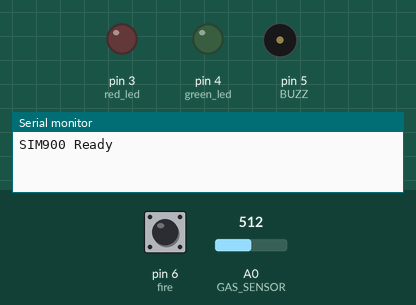
This sketch was run on a simulated Arduino Uno, built with avr-gcc and run on an emulated ATmega328P. On the bench: output pins drawn as LEDs (lit = HIGH), buzzer (waves = sounding, pin HIGH), the last lines printed to the serial monitor. The test bench sets the inputs (shaded band); at power-on: A0 (GAS_SENSOR) = 512, pin 6 (fire) HIGH. The modem accepts every AT command (registered, SIM ready, sends succeed) and sends nothing else.

Above: at 0.01 s.
At 1.3 s:
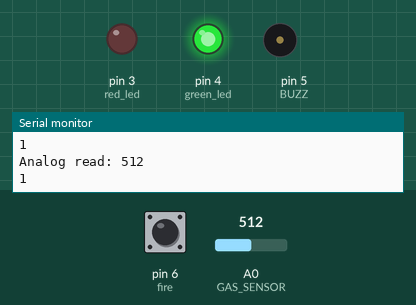
1.4 s: A0 (GAS_SENSOR) set to 892
2.9 s: A0 (GAS_SENSOR) set to 914
At 3.9 s:
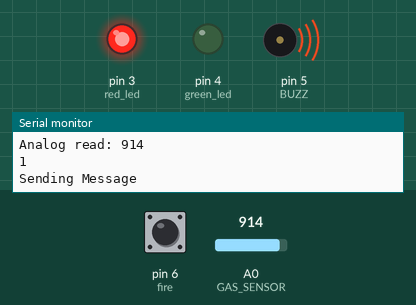
Timing chart, 0 to 5.9 s (numbered marks = the images above; inputs shaded):
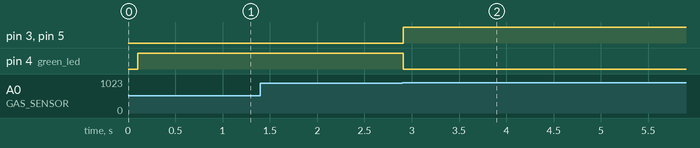

Measured:
- the behaviour switches between 899 and 900 on A0 (GAS_SENSOR) (found by bisection; images 1 and 2)
- after the input at 2.9 s, pin 3 (red_led), pin 5 (BUZZ): LOW → HIGH at once; pin 4 (green_led): HIGH → LOW at once

The sketch:

gas_leakage_detector_.ino
```cpp
#include <SoftwareSerial.h>

SoftwareSerial SIM900(8, 7); // SoftSerial( RX , TX );
// 8 pin connect to TX of GSM SIM 900 Module
// 7 pin connect to RX of GSM SIM 900 Module

const char PHONE_NUMBER[] = "+252612338944"; // Define your phone number here

int GAS_SENSOR = A0;  // This is our input pin
int red_led = 3;
int green_led = 4;
int BUZZ = 5;
int fire = 6;

void setup() {
  Serial.begin(9600); // Setting the baud rate of Serial Monitor (Arduino)
  SIM900.begin(9600); // Setting the baud rate of GSM Module
  Serial.println("SIM900 Ready");
  delay(100);
  Serial.println("Type s to send message");

  pinMode(GAS_SENSOR, INPUT);
  pinMode(fire, INPUT);
  pinMode(red_led, OUTPUT);
  pinMode(green_led, OUTPUT);
  digitalWrite(green_led, HIGH);
  pinMode(BUZZ, OUTPUT);
}

void loop() {
  int Value = analogRead(GAS_SENSOR);
  Serial.print("Analog read: ");
  Serial.println(Value);

  int fireVal = digitalRead(fire);
  Serial.println(fireVal);

  if (Value >= 900 || fireVal == LOW) {
    digitalWrite(red_led, HIGH);
    digitalWrite(green_led, LOW);
    digitalWrite(BUZZ, HIGH);
    SendMessage();
    makeCall(PHONE_NUMBER); // Call the predefined number
    delay(1000);
  } else {
    digitalWrite(red_led, LOW);
    digitalWrite(green_led, HIGH);
    digitalWrite(BUZZ, LOW);
  }
  delay(200);
}

void SendMessage() {
  Serial.println("Sending Message");
  SIM900.println("AT+CMGF=1"); //Sets the GSM Module in Text Mode
  delay(1000);
  Serial.println("Set SMS Number");
  SIM900.println("AT+CMGS=\"252612338944" + String(PHONE_NUMBER) + "\"\r"); // Write Mobile number to send message
  delay(1000);
  Serial.println("Set SMS Content");
  SIM900.println("BAKHAAR :NO,1230, DAB AYAA KA KACAY!\n Address: Howlwadaag, Bakaaro Market\n"); // Message content
  delay(100);
  Serial.println("Finish");
  SIM900.println((char)26); // ASCII code of CTRL+Z
  delay(1000);
  Serial.println("Message has been sent ->SMS Selesai dikirim");
}

void makeCall(const char* number) {
  Serial.println("Making Call");
  SIM900.println("ATD" + String(number) + ";");
  delay(10000); // Wait for the call to connect
  Serial.println("Call attempt finished");
}
```
